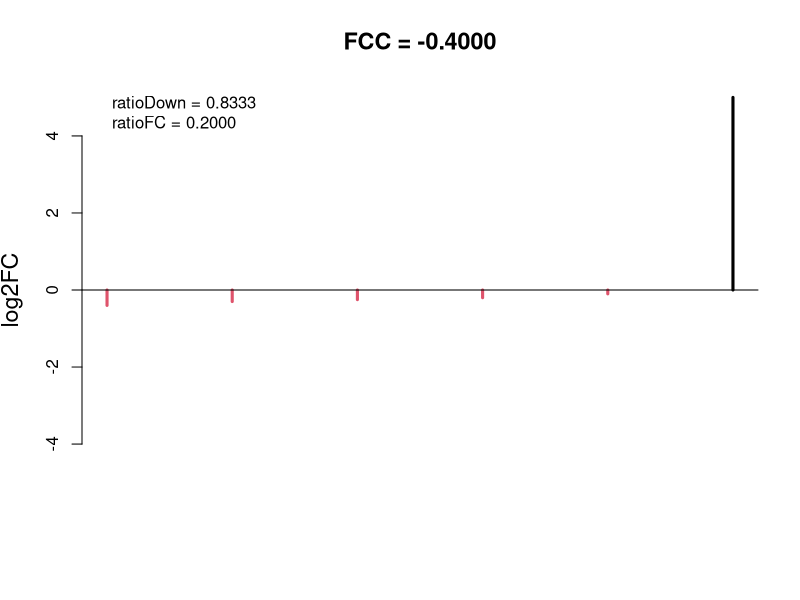
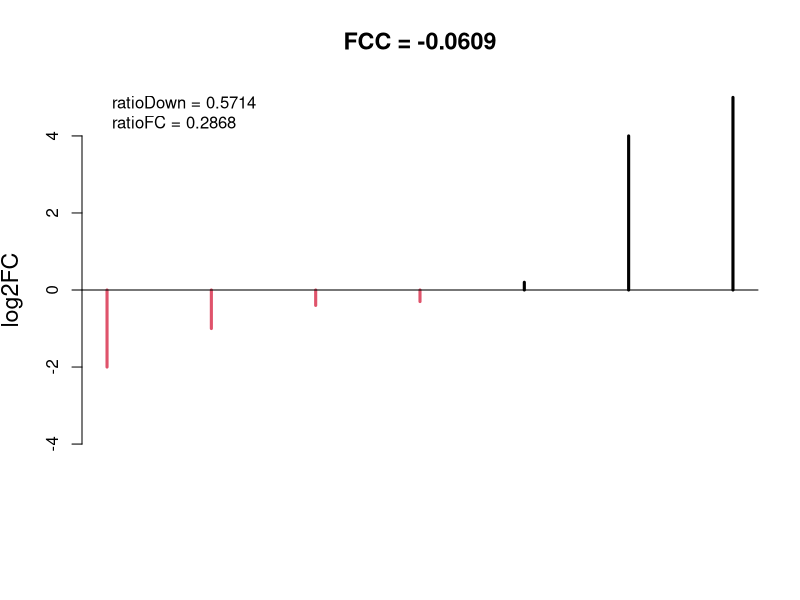
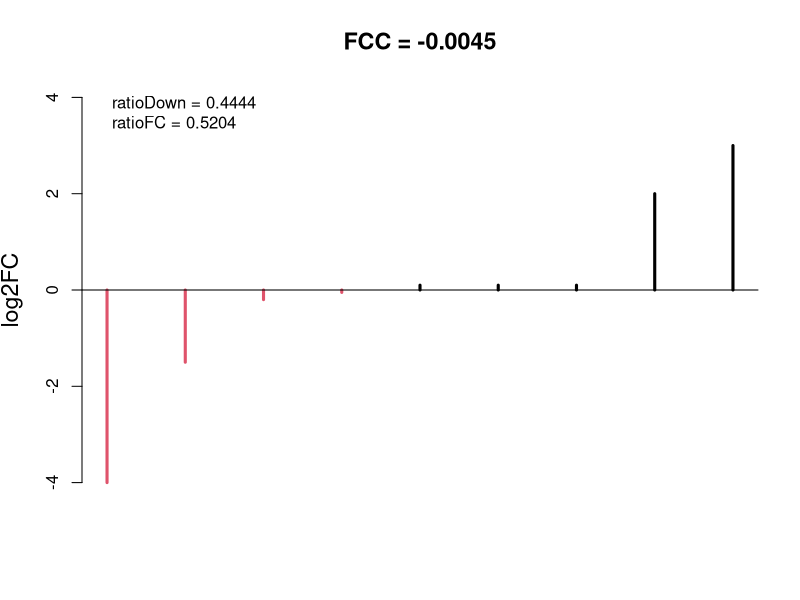
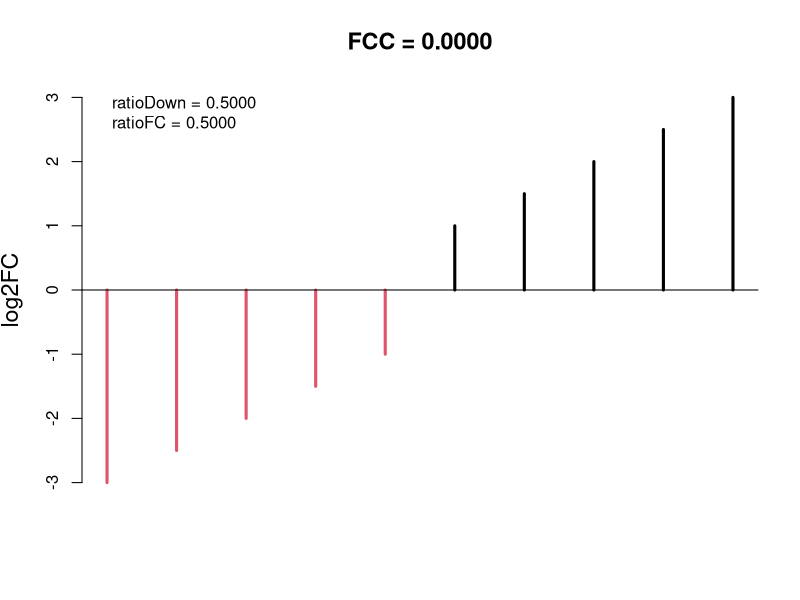
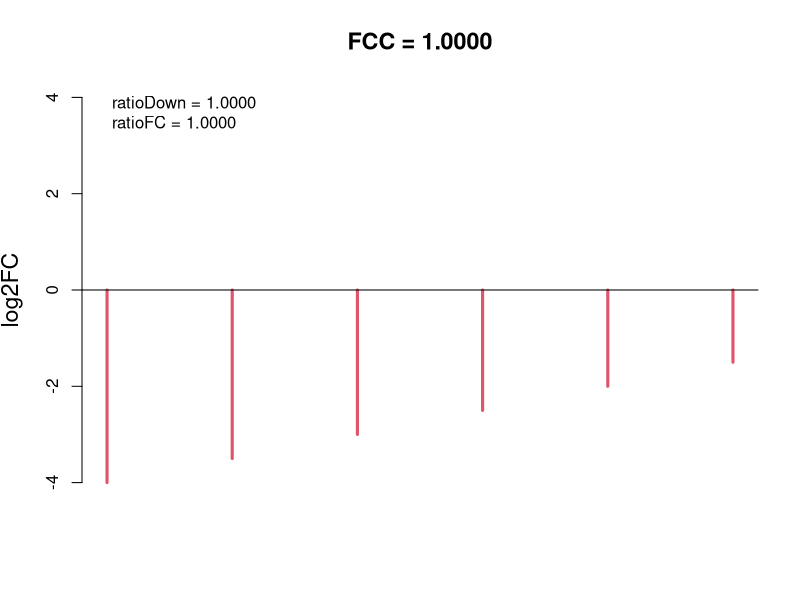
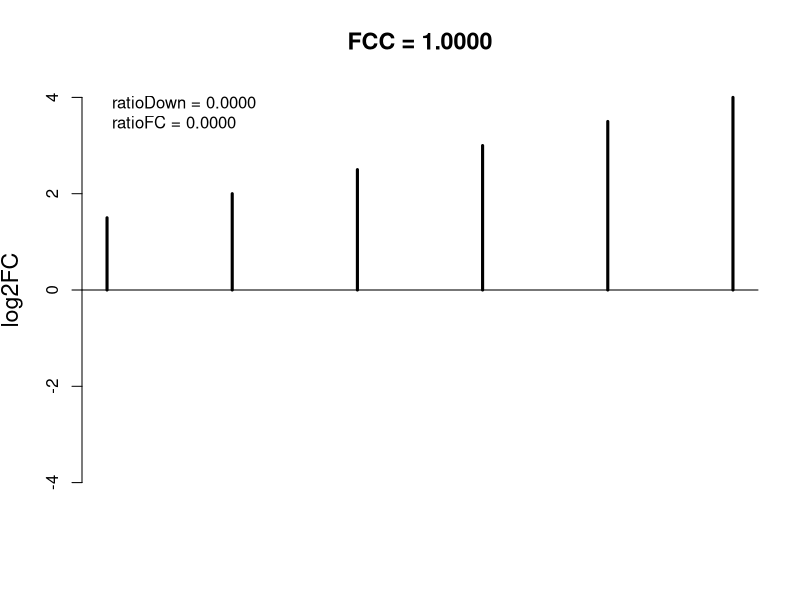
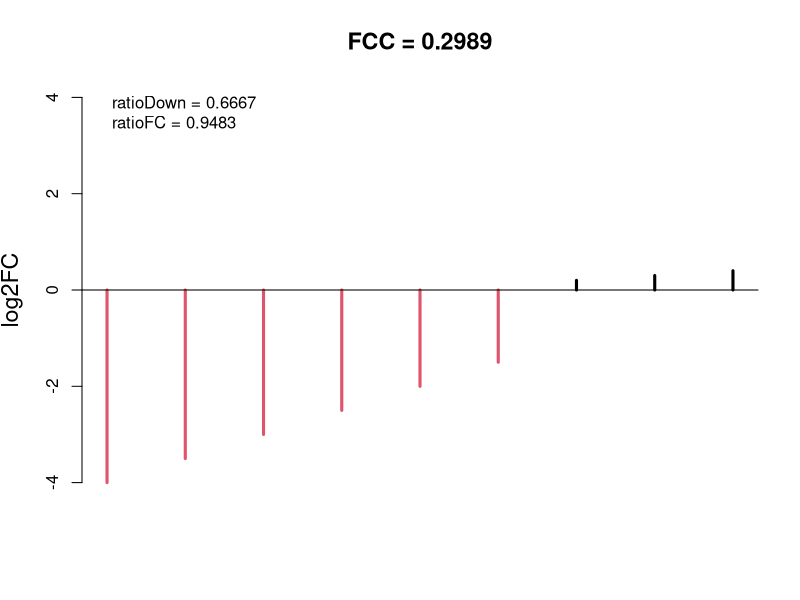
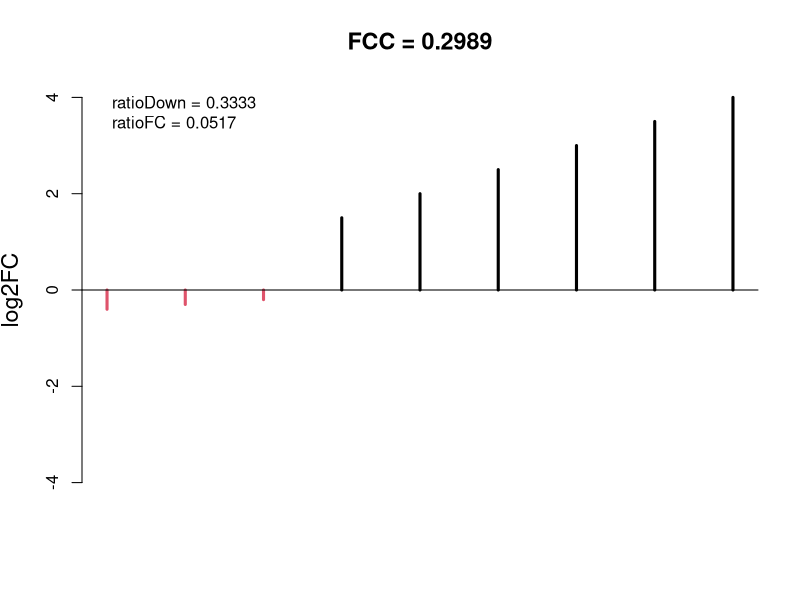

R code for these plots, in order:


options(scipen=100)

# Rscript toy_fcc_scores.R

script_name <- "toy_fcc_scores.R"

startTime <- Sys.time()

cat("> START ", script_name, "\n")


outFolder <- file.path("TOY_FCC_SCORES")
dir.create(outFolder, recursive = TRUE)

plotCex <- 1.4
plotType <- "svg"
myHeight <- 7
myWidth <- 9
# plotType <- "png"
# myHeight <- 400
# myWidth <- 500


get_fcc <- function(fc_vect) {
  (2* sum(fc_vect < 0)/length(fc_vect) -1) *  (2* sum(abs(fc_vect[fc_vect<0]))/sum(abs(fc_vect)) -1)
}

get_ratioDown <- function(fc_vect) {
  sum(fc_vect < 0)/length(fc_vect) 
}

get_ratioFC <- function(fc_vect) {
  sum(abs(fc_vect[fc_vect<0]))/sum(abs(fc_vect))
}


################################################
# CASE 1: very discordant
################################################

very_discordant1 <- c(-0.2,-0.1,-0.4,-0.3,-0.25, 5)

very_discordant2 <- c(-2,-1,-0.4,-0.3,0.2, 4, 5)

very_discordant3 <- c(-4, 3, -0.2, 0.1, -1.5, 2, 0.1, 0.1, -0.05)



################################################
# CASE 2: fifty-fifty
################################################

fifty_fifty <- c(-1, -1.5, -2, -2.5, -3, 
                1, 1.5, 2, 2.5, 3)


################################################
# CASE 3: down concordant
################################################

down_concordant <- c(-2,-2.5,-3,-3.5, -1.5,-4)


################################################
# CASE 4: up concordant
################################################

up_concordant <- abs(down_concordant)


################################################
# CASE 5: mostly down concordant
################################################

almost_down_concordant <- c(-2,-2.5,-3,-3.5, -1.5,-4, 0.2, 0.4, 0.3)



################################################
# CASE 6: mostly up concordant
################################################

almost_up_concordant <- -1*almost_down_concordant

################################################
# CASE 7: weird 0 cases
################################################

weird0_1 <- c(-0.1, -0.2, -0.3, -0.4, 2.5, 3, 3.5, 4)

weird0_2 <- c(-5, 1, 1.5, 1.5, 1)




plot_vect = "very_discordant"


for(plot_vect in c( "very_discordant1", "very_discordant2", "very_discordant3", "fifty_fifty", "down_concordant", "up_concordant", "almost_down_concordant", "almost_up_concordant", "weird0_1", "weird0_2")) {
  
  fc_vect <- sort(get(plot_vect))
  
  plotTit <-  paste0("FCC = ", sprintf("%.4f", get_fcc(fc_vect)))
  
  
  outFile <- file.path(outFolder, paste0(plot_vect, "_toy_fcc.", plotType))
  do.call(plotType, list(outFile, height=myHeight, width=myWidth))
  
  plot(fc_vect, type="h", col = as.numeric(fc_vect < 0)+1, lwd=3, axes=F,
       ylim = c(-max(abs(fc_vect)), max(abs(fc_vect))),
       xlab = "",
       ylab = "log2FC",
       main=plotTit,
       cex.axis=plotCex,
       cex.lab=plotCex,
       cex.main=plotCex)
  axis(1, pos=0, labels=FALSE, lwd.ticks = -1, at=0:(length(fc_vect)+1))
  axis(2)
  
  
  legend(
    "topleft",
    legend = c(
      paste0("ratioDown = ", sprintf("%.4f", get_ratioDown(fc_vect))),
      paste0("ratioFC = ", sprintf("%.4f", get_ratioFC(fc_vect)))
    ),
    bty="n"
  )
  
  
  foo <- dev.off()
  cat(paste0("... written: ", outFile, "\n"))
  
}








